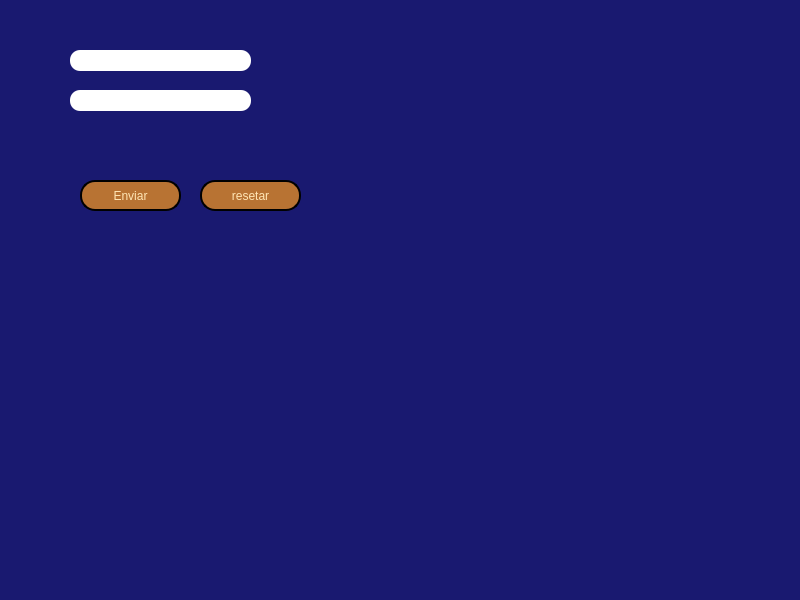
<?xml version="1.0" encoding="UTF-8"?>
<ui version="4.0">
 <class>MainWindow</class>
 <widget class="QMainWindow" name="MainWindow">
  <property name="geometry">
   <rect>
    <x>0</x>
    <y>0</y>
    <width>800</width>
    <height>600</height>
   </rect>
  </property>
  <property name="windowTitle">
   <string>MainWindow</string>
  </property>
  <property name="styleSheet">
   <string notr="true">QWidget{
background:MidnightBlue;
}

QLineEdit{
background:white;
border: 2px rgb(85, 170, 255) solid;
border-radius: 10px;
}

QLineEdit:focus {
Background: Silver;
border: 2px  solid #FF6EC7;
color: blue;
}

QPushButton{
background:#B87333;
color: #FFE5B4;
border: 2px solid;
border-radius:15px;
}

QPushButton:hover{
background:#FDFBD4;
color:white;
border: 3px solid;
border-radius:15px;
}
</string>
  </property>
  <widget class="QWidget" name="frm_cadastro">
   <widget class="QLineEdit" name="txt_nome">
    <property name="geometry">
     <rect>
      <x>70</x>
      <y>50</y>
      <width>181</width>
      <height>21</height>
     </rect>
    </property>
   </widget>
   <widget class="QPushButton" name="btn_enviar">
    <property name="geometry">
     <rect>
      <x>80</x>
      <y>180</y>
      <width>101</width>
      <height>31</height>
     </rect>
    </property>
    <property name="styleSheet">
     <string notr="true"/>
    </property>
    <property name="text">
     <string>Enviar</string>
    </property>
   </widget>
   <widget class="QPushButton" name="btn_resetar">
    <property name="geometry">
     <rect>
      <x>200</x>
      <y>180</y>
      <width>101</width>
      <height>31</height>
     </rect>
    </property>
    <property name="text">
     <string>resetar</string>
    </property>
   </widget>
   <widget class="QLineEdit" name="txt_nome_2">
    <property name="geometry">
     <rect>
      <x>70</x>
      <y>90</y>
      <width>181</width>
      <height>21</height>
     </rect>
    </property>
   </widget>
  </widget>
 </widget>
 <resources/>
 <connections/>
</ui>
